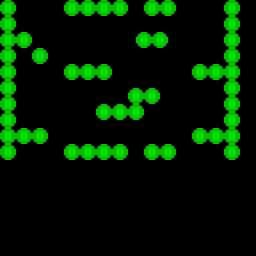

This game map was drawn from its Tiled (.tmx) file and the tilesets committed beside it. A one-line description and the full map source follow:
An orthogonal 32x32 tile map with 8x8 px tiles, 1 tile layer (Tile Layer 1).

<map version="1.10" tiledversion="1.10.2" orientation="orthogonal" renderorder="right-down" width="32" height="32" tilewidth="8" tileheight="8" infinite="0" nextlayerid="2" nextobjectid="1">
 <editorsettings>
  <export target="Level2Map.c" format="gba" />
 </editorsettings>
 <tileset firstgid="1" source="WorldTiles.tsx" />
 <layer id="1" name="Tile Layer 1" width="32" height="32">
  <data encoding="csv">
5,6,1,1,1,1,1,1,5,6,5,6,5,6,5,6,1,1,5,6,5,6,1,1,1,1,1,1,5,6,1,2,
17,18,1,1,1,1,1,1,17,18,17,18,17,18,17,18,1,1,17,18,17,18,1,1,1,1,1,1,17,18,13,14,
5,6,1,1,1,1,1,1,1,1,1,1,1,1,1,1,1,1,13,14,1,1,1,1,1,1,1,1,5,6,1,2,
17,18,1,1,1,1,1,1,1,1,1,1,1,1,1,1,1,1,1,1,1,1,1,1,1,1,1,1,17,18,13,14,
5,6,5,6,1,1,1,1,1,1,1,1,1,1,1,1,1,5,6,5,6,1,1,1,1,1,1,1,5,6,1,2,
17,18,17,18,1,1,1,1,1,1,1,1,1,1,1,1,1,17,18,17,18,1,1,1,1,1,1,1,17,18,13,14,
5,6,1,1,5,6,1,1,1,1,1,1,1,1,1,1,1,1,1,1,1,1,1,1,1,1,1,1,5,6,1,2,
17,18,1,1,17,18,1,1,1,1,1,1,1,1,1,1,1,1,1,1,1,1,1,1,1,1,1,1,17,18,13,14,
5,6,1,1,1,1,1,1,5,6,5,6,5,6,1,1,1,1,1,1,1,1,1,1,5,6,5,6,5,6,1,2,
17,18,1,1,1,1,1,1,17,18,17,18,17,18,1,1,1,1,1,1,1,1,1,1,17,18,17,18,17,18,13,14,
5,6,1,1,1,1,1,1,1,1,1,1,1,1,1,1,1,1,1,1,1,1,1,1,1,1,1,1,5,6,1,2,
17,18,1,1,1,1,1,1,1,1,1,1,1,1,1,1,5,6,5,6,1,1,1,1,1,1,1,1,17,18,13,14,
5,6,1,1,1,1,1,1,1,1,1,1,1,1,1,1,17,18,17,18,1,1,1,1,1,1,1,1,5,6,1,2,
17,18,1,1,1,1,1,1,1,1,1,1,5,6,5,6,5,6,1,1,1,1,1,1,1,1,1,1,17,18,13,14,
5,6,1,1,1,1,1,1,1,1,1,1,17,18,17,18,17,18,1,1,1,1,1,1,1,1,1,1,5,6,1,2,
17,18,1,1,1,1,1,1,1,1,1,1,1,1,1,1,1,1,1,1,1,1,1,1,1,1,1,1,17,18,13,14,
5,6,5,6,5,6,1,1,1,1,1,1,1,1,1,1,1,1,1,1,1,1,1,1,5,6,5,6,5,6,1,2,
17,18,17,18,17,18,1,1,1,1,1,1,1,1,1,1,1,1,1,1,1,1,1,1,17,18,17,18,17,18,13,14,
5,6,1,1,1,1,1,1,5,6,5,6,5,6,5,6,1,1,5,6,5,6,1,2,1,1,1,1,5,6,1,2,
17,18,1,1,1,1,1,1,17,18,17,18,17,18,17,18,1,1,17,18,17,18,13,14,1,1,1,1,17,18,13,14,
1,2,1,2,1,2,1,2,1,2,1,2,1,2,1,2,1,2,1,2,1,2,1,2,1,2,1,2,1,2,1,2,
13,14,13,14,13,14,13,14,13,14,13,14,13,14,13,14,13,14,13,14,13,14,13,14,13,14,13,14,13,14,13,14,
1,2,1,2,1,2,1,2,1,2,1,2,1,2,1,2,1,2,1,2,1,2,1,2,1,2,1,2,1,2,1,2,
13,14,13,14,13,14,13,14,13,14,13,14,13,14,13,14,13,14,13,14,13,14,13,14,13,14,13,14,13,14,13,14,
1,2,1,2,1,2,1,2,1,2,1,2,1,2,1,2,1,2,1,2,1,2,1,2,1,2,1,2,1,2,1,2,
13,14,13,14,13,14,13,14,13,14,13,14,13,14,13,14,13,14,13,14,13,14,13,14,13,14,13,14,13,14,13,14,
1,2,1,2,1,2,1,2,1,2,1,2,1,2,1,2,1,2,1,2,1,2,1,2,1,2,1,2,1,2,1,2,
13,14,13,14,13,14,13,14,13,14,13,14,13,14,13,14,13,14,13,14,13,14,13,14,13,14,13,14,13,14,13,14,
1,2,1,2,1,2,1,2,1,2,1,2,1,2,1,2,1,2,1,2,1,2,1,2,1,2,1,2,1,2,1,2,
13,14,13,14,13,14,13,14,13,14,13,14,13,14,13,14,13,14,13,14,13,14,13,14,13,14,13,14,13,14,13,14,
1,2,1,2,1,2,1,2,1,2,1,2,1,2,1,2,1,2,1,2,1,2,1,2,1,2,1,2,1,2,1,2,
13,14,13,14,13,14,13,14,13,14,13,14,13,14,13,14,13,14,13,14,13,14,13,14,13,14,13,14,13,14,13,14
</data>
 </layer>
</map>
